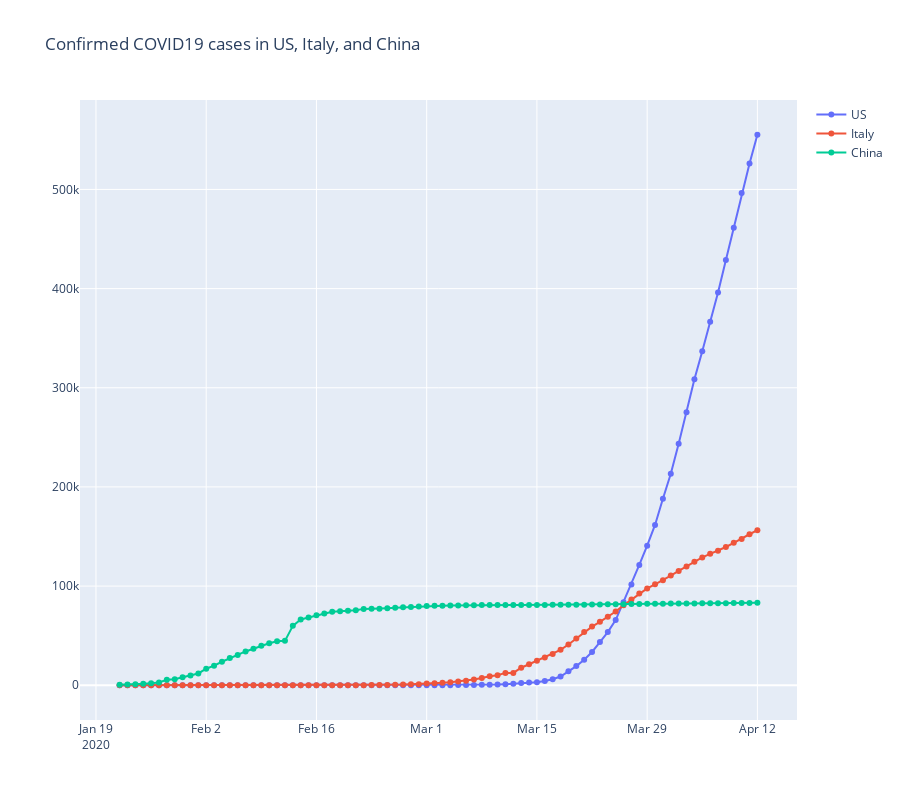

The notebook cell this image was saved under:
### Markdown cell above
To understand the curve and trends of spread, we can study from three countries as example: US, Italy and China. COVID19 first started in China, rapidly increased then remained steady. The break out in Italy was later but the cases also increase in the same rate as China. However, the situation in US is worse apparently, the curve climb dramatically.

### Code cell
import plotly.graph_objects as go
mask1 =(f_agg['Country_Region'].values == 'US') &(f_agg['Case_Type'].values == 'Confirmed')
mask2 = (f_agg['Country_Region'].values == 'Italy') &(f_agg['Case_Type'].values == 'Confirmed')
mask3 = (f_agg['Country_Region'].values == 'China') &(f_agg['Case_Type'].values == 'Confirmed')
fig = go.Figure()
fig.add_trace(go.Scatter(x=f_agg[mask1]['Date'], y=f_agg[mask1]['Total_Cases'],
                    mode='lines+markers',
                    name='US'))
fig.add_trace(go.Scatter(x=f_agg[mask2]['Date'], y=f_agg[mask2]['Total_Cases'],
                    mode='lines+markers',
                    name='Italy'))
fig.add_trace(go.Scatter(x=f_agg[mask3]['Date'], y=f_agg[mask3]['Total_Cases'],
                    mode='lines+markers',
                    name='China'))
fig.update_layout(
    height=800,
    title_text='Confirmed COVID19 cases in US, Italy, and China'
)

fig.show()
